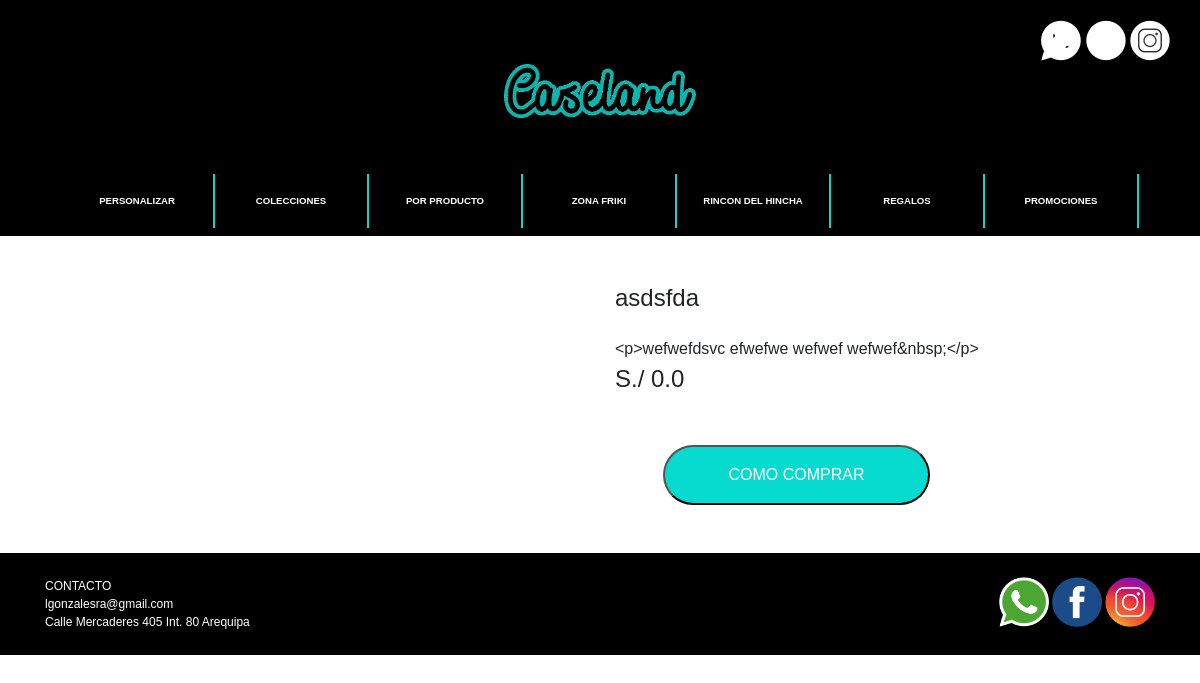
The app's page /product_detail/3/ with its own data.
### webcaseland/models.py (models this page shows, shortened)
@python_2_unicode_compatible
class Product(models.Model):
    code = models.CharField(max_length=30, verbose_name='código', unique=True)
    name = models.CharField(max_length=30, verbose_name='nombre')
    description = RichTextField(verbose_name='Descripcion', max_length=4000, blank=False)
    image = models.ImageField(blank=False, validators=[validate_image],verbose_name='imagen')
    order = models.PositiveIntegerField(verbose_name='orden', blank=False, default=1)
    visible = models.BooleanField(verbose_name='visible', blank=False, default=True)
    category = models.ForeignKey(Category,verbose_name='categoria')
    price = models.FloatField(verbose_name='precio', blank=False, default=0)
    class Meta:
        verbose_name = "Producto"
        verbose_name_plural = "Productos"
    def image_pic(self):
        return """
            <img src="/media/%s" width="100">
        """ % self.image
    image_pic.allow_tags = True

### webcaseland/views.py (the view)
# urls.py: url(r'^product_detail/(?P<pk>.+)/$', ProductDetailView.as_view(), name="product_detail"),
class ProductDetailView(DetailView):
    model = Product
    template_name = 'detail-product.html'

### templates/detail-product.html (shortened to what this page needs)
{% extends 'base.html' %}
{% load staticfiles %}
{% block content %}
    <div class="container detail-product py-5">
        <div class="row">
            <div class="col-md-6">
            </div>
            <div class="col-md-5">
                <h4 class="mb-4">{{ object.name }}</h4>
                {{ object.description }}
                <div class="price pb-5">S./ {{ object.price }}</div>
                <button type="button" data-toggle="modal" class="how-to-buy mx-5 py-3" data-target="#exampleModal">
                    COMO COMPRAR
                </button>
            </div>
        </div>
    </div>
{% endblock %}

### webcaseland/static/css/style.css (style rules this page uses)
body { font-family: Arial, Helvetica, Verdana, serif; }
.price { font-size: 24px; }
.how-to-buy { border-radius: 56px 56px 56px 56px; background-color: #07DBD0; color: white; text-align: center; width: 60%; text-decoration: none; }

### records on screen
Product: name "asdsfda", description "<p>wefwefdsvc efwefwe wefwef wefwef&nbsp;</p>", price "0.0"
